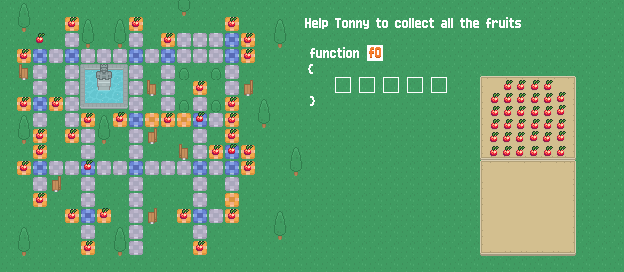

Rendered tile map (Tiled .tmx) drawn with the repository's tilesets; below, a short description and the map source with its tile grids summarised:
An orthogonal 39x17 tile map with 16x16 px tiles, 77 tile layers (info, background, background2, path, ...), 4 tilesets and 114 objects (answer1, answer2, answer3, answer4, answer5, ...).

<map version="1.2" tiledversion="2020.01.22" orientation="orthogonal" renderorder="right-down" compressionlevel="-1" width="39" height="17" tilewidth="16" tileheight="16" infinite="0" nextlayerid="114" nextobjectid="187">
 <editorsettings>
  <export target="9.lua" format="lua" />
 </editorsettings>
 <tileset firstgid="1" name="UIpackSheet_transparent" tilewidth="16" tileheight="16" spacing="2" tilecount="990" columns="30">
  <image source="../tileset/Tilemap/UIpackSheet_transparent.png" width="538" height="592" />
 </tileset>
 <tileset firstgid="991" name="roguelikeCity" tilewidth="16" tileheight="16" spacing="1" tilecount="1036" columns="37">
  <image source="../tileset/Tilemap/roguelikeCity.png" width="628" height="475" />
 </tileset>
 <tileset firstgid="2027" name="functionsTextTiles" tilewidth="16" tileheight="16" tilecount="900" columns="30">
  <image source="../graphics/functionsTextTiles.png" width="480" height="480" />
 </tileset>
 <tileset firstgid="2927" name="test" tilewidth="16" tileheight="16" tilecount="486" columns="27">
  <image source="../tileset/Tilemap/test.png" width="432" height="288" />
 </tileset>
 <layer id="14" name="info" width="39" height="17">
  <properties>
   <property name="F0" type="int" value="5" />
   <property name="F1" type="int" value="0" />
   <property name="blueTile" type="bool" value="true" />
   <property name="door" type="bool" value="false" />
   <property name="face" value="up" />
   <property name="fruit" type="bool" value="true" />
   <property name="fruitsTotal" type="int" value="34" />
   <property name="grass" type="bool" value="true" />
   <property name="greyTile" type="bool" value="false" />
   <property name="numFunc" type="int" value="1" />
   <property name="totalSize" type="int" value="5" />
   <property name="yellowTile" type="bool" value="true" />
  </properties>
  <data>[663 cells, 663 non-empty, 2 distinct tile ids]</data>
 </layer>
 <layer id="1" name="background" width="39" height="17">
  <data>[663 cells, 663 non-empty, 2 distinct tile ids]</data>
 </layer>
 <layer id="38" name="background2" width="39" height="17">
  <data>[663 cells, 643 non-empty, 12 distinct tile ids]</data>
 </layer>
 <layer id="40" name="path" width="39" height="17">
  <data>[663 cells, 109 non-empty, 3 distinct tile ids]</data>
 </layer>
 <layer id="39" name="parkDetails" width="39" height="17">
  <data>[663 cells, 215 non-empty, 5 distinct tile ids]</data>
 </layer>
 <layer id="36" name="buttonsSecondRow" width="39" height="17">
  <properties>
   <property name="blue" value="blueTile" />
   <property name="yellow" value="yellowTile" />
  </properties>
  <data>[663 cells, 0 non-empty, 0 distinct tile ids]</data>
 </layer>
 <layer id="37" name="buttonsThirdRow" width="39" height="17">
  <data>[663 cells, 0 non-empty, 0 distinct tile ids]</data>
 </layer>
 <layer id="12" name="text" width="39" height="17" offsetx="15.6667" offsety="-3">
  <data>[663 cells, 28 non-empty, 24 distinct tile ids]</data>
 </layer>
 <layer id="22" name="fruit1" width="39" height="17" offsetx="0.363636" offsety="-3">
  <data>[663 cells, 1 non-empty, 1 distinct tile ids]</data>
 </layer>
 <layer id="23" name="fruit2" width="39" height="17" offsetx="0.363636" offsety="-3">
  <data>[663 cells, 1 non-empty, 1 distinct tile ids]</data>
 </layer>
 <layer id="24" name="fruit3" width="39" height="17" offsetx="0.363636" offsety="-3">
  <data>[663 cells, 1 non-empty, 1 distinct tile ids]</data>
 </layer>
 <layer id="25" name="fruit4" width="39" height="17" offsetx="0.363636" offsety="-3">
  <data>[663 cells, 1 non-empty, 1 distinct tile ids]</data>
 </layer>
 <layer id="26" name="fruit5" width="39" height="17" offsetx="0.363636" offsety="-3">
  <data>[663 cells, 1 non-empty, 1 distinct tile ids]</data>
 </layer>
 <layer id="113" name="fruit6" width="39" height="17" offsetx="0.818182" offsety="-2.90909">
  <data>[663 cells, 1 non-empty, 1 distinct tile ids]</data>
 </layer>
 <layer id="112" name="fruit7" width="39" height="17" offsetx="0.818182" offsety="-2.90909">
  <data>[663 cells, 1 non-empty, 1 distinct tile ids]</data>
 </layer>
 <layer id="111" name="fruit8" width="39" height="17" offsetx="0.818182" offsety="-2.90909">
  <data>[663 cells, 1 non-empty, 1 distinct tile ids]</data>
 </layer>
 <layer id="110" name="fruit9" width="39" height="17" offsetx="0.818182" offsety="-2.90909">
  <data>[663 cells, 1 non-empty, 1 distinct tile ids]</data>
 </layer>
 <layer id="109" name="fruit10" width="39" height="17" offsetx="0.818182" offsety="-2.90909">
  <data>[663 cells, 1 non-empty, 1 distinct tile ids]</data>
 </layer>
 <layer id="108" name="fruit11" width="39" height="17" offsetx="0.818182" offsety="-2.90909">
  <data>[663 cells, 1 non-empty, 1 distinct tile ids]</data>
 </layer>
 <layer id="107" name="fruit12" width="39" height="17" offsetx="0.818182" offsety="-2.90909">
  <data>[663 cells, 1 non-empty, 1 distinct tile ids]</data>
 </layer>
 <layer id="106" name="fruit13" width="39" height="17" offsetx="0.818182" offsety="-2.90909">
  <data>[663 cells, 1 non-empty, 1 distinct tile ids]</data>
 </layer>
 <layer id="105" name="fruit14" width="39" height="17" offsetx="0.818182" offsety="-2.90909">
  <data>[663 cells, 1 non-empty, 1 distinct tile ids]</data>
 </layer>
 <layer id="104" name="fruit15" width="39" height="17" offsetx="0.818182" offsety="-2.90909">
  <data>[663 cells, 1 non-empty, 1 distinct tile ids]</data>
 </layer>
 <layer id="103" name="fruit16" width="39" height="17" offsetx="0.818182" offsety="-2.90909">
  <data>[663 cells, 1 non-empty, 1 distinct tile ids]</data>
 </layer>
 <layer id="102" name="fruit17" width="39" height="17" offsetx="0.818182" offsety="-2.90909">
  <data>[663 cells, 1 non-empty, 1 distinct tile ids]</data>
 </layer>
 <layer id="101" name="fruit18" width="39" height="17" offsetx="0.818182" offsety="-2.90909">
  <data>[663 cells, 1 non-empty, 1 distinct tile ids]</data>
 </layer>
 <layer id="100" name="fruit19" width="39" height="17" offsetx="0.818182" offsety="-2.90909">
  <data>[663 cells, 1 non-empty, 1 distinct tile ids]</data>
 </layer>
 <layer id="99" name="fruit20" width="39" height="17" offsetx="0.818182" offsety="-2.90909">
  <data>[663 cells, 1 non-empty, 1 distinct tile ids]</data>
 </layer>
 <layer id="98" name="fruit21" width="39" height="17" offsetx="0.818182" offsety="-2.90909">
  <data>[663 cells, 1 non-empty, 1 distinct tile ids]</data>
 </layer>
 <layer id="97" name="fruit22" width="39" height="17" offsetx="0.818182" offsety="-2.90909">
  <data>[663 cells, 1 non-empty, 1 distinct tile ids]</data>
 </layer>
 <layer id="96" name="fruit23" width="39" height="17" offsetx="0.818182" offsety="-2.90909">
  <data>[663 cells, 1 non-empty, 1 distinct tile ids]</data>
 </layer>
 <layer id="95" name="fruit24" width="39" height="17" offsetx="0.818182" offsety="-2.90909">
  <data>[663 cells, 1 non-empty, 1 distinct tile ids]</data>
 </layer>
 <layer id="94" name="fruit25" width="39" height="17" offsetx="0.818182" offsety="-2.90909">
  <data>[663 cells, 1 non-empty, 1 distinct tile ids]</data>
 </layer>
 <layer id="93" name="fruit26" width="39" height="17" offsetx="0.818182" offsety="-2.90909">
  <data>[663 cells, 1 non-empty, 1 distinct tile ids]</data>
 </layer>
 <layer id="92" name="fruit27" width="39" height="17" offsetx="0.818182" offsety="-2.90909">
  <data>[663 cells, 1 non-empty, 1 distinct tile ids]</data>
 </layer>
 <layer id="91" name="fruit28" width="39" height="17" offsetx="0.818182" offsety="-2.90909">
  <data>[663 cells, 1 non-empty, 1 distinct tile ids]</data>
 </layer>
 <layer id="90" name="fruit29" width="39" height="17" offsetx="0.818182" offsety="-2.90909">
  <data>[663 cells, 1 non-empty, 1 distinct tile ids]</data>
 </layer>
 <layer id="89" name="fruit30" width="39" height="17" offsetx="0.818182" offsety="-2.90909">
  <data>[663 cells, 1 non-empty, 1 distinct tile ids]</data>
 </layer>
 <layer id="88" name="fruit31" width="39" height="17" offsetx="0.818182" offsety="-2.90909">
  <data>[663 cells, 1 non-empty, 1 distinct tile ids]</data>
 </layer>
 <layer id="87" name="fruit32" width="39" height="17" offsetx="0.818182" offsety="-2.90909">
  <data>[663 cells, 2 non-empty, 2 distinct tile ids]</data>
 </layer>
 <layer id="86" name="fruit33" width="39" height="17" offsetx="0.818182" offsety="-2.90909">
  <data>[663 cells, 1 non-empty, 1 distinct tile ids]</data>
 </layer>
 <layer id="85" name="fruit34" width="39" height="17" offsetx="0.818182" offsety="-2.90909">
  <data>[663 cells, 1 non-empty, 1 distinct tile ids]</data>
 </layer>
 <layer id="2" name="buttons" width="39" height="17">
  <data>[663 cells, 73 non-empty, 49 distinct tile ids]</data>
 </layer>
 <objectgroup id="32" name="answer" visible="0">
  <properties>
   <property name="numObejcts" type="int" value="6" />
  </properties>
  <object id="19" name="answer1" x="335.589" y="76.8859" width="16" height="16" />
  <object id="20" name="answer2" x="359.435" y="76.85" width="16" height="16" />
  <object id="21" name="answer3" x="383.464" y="76.8583" width="16" height="16" />
  <object id="26" name="answer4" x="406.601" y="76.3182" width="16" height="16" />
  <object id="27" name="answer5" x="431.523" y="75.5362" width="16" height="16" />
 </objectgroup>
 <objectgroup id="33" name="grass" visible="0">
  <properties>
   <property name="numObjects" type="int" value="23" />
  </properties>
  <object id="32" name="grass2" x="-27.4167" y="179.341" width="56.6667" height="54.2423" />
  <object id="33" name="grass3" x="260.163" y="0.03125" width="125.917" height="272" />
  <object id="157" name="grass1" x="-0.5" y="-14.5" width="282.5" height="28" />
  <object id="159" name="grass4" x="-22" y="-33.5" width="33" height="324.5" />
  <object id="160" name="grass5" x="-19" y="258" width="296.5" height="52.5" />
  <object id="163" name="grass6" x="153" y="184.5" width="28.5" height="14.5" />
  <object id="165" name="grass7" x="150.5" y="205.5" width="18" height="63.5" />
  <object id="167" name="grass8" x="158" y="233" width="24" height="31.5" />
  <object id="168" name="grass9" x="90.5" y="71.5" width="25" height="28" />
  <object id="169" name="grass10" x="90.5" y="8" width="24" height="34" />
  <object id="171" name="grass11" x="4.5" y="11" width="49.5" height="13.5" />
  <object id="173" name="grass12" x="-2.5" y="117" width="26" height="38" />
  <object id="174" name="grass13" x="8.5" y="69.5" width="16.5" height="15.5" />
  <object id="175" name="grass14" x="56.5" y="182.5" width="13" height="16" />
  <object id="176" name="grass15" x="21" y="216" width="35.5" height="45.5" />
  <object id="177" name="grass16" x="157.5" y="138.5" width="23.5" height="15" />
  <object id="178" name="grass17" x="106" y="137.5" width="14" height="17" />
  <object id="179" name="grass18" x="51.5" y="69.5" width="6.5" height="19.5" />
  <object id="181" name="grass19" x="106.5" y="183.5" width="13" height="19.5" />
  <object id="182" name="grass20" x="100.5" y="230" width="24.5" height="34" />
  <object id="183" name="grass21" x="146.5" y="5.5" width="71" height="22" />
  <object id="184" name="grass22" x="244" y="69" width="48.5" height="69" />
  <object id="186" name="grass23" x="215" y="230.5" width="66.5" height="52" />
 </objectgroup>
 <objectgroup id="15" name="yellowTile" visible="0">
  <properties>
   <property name="numObjects" type="int" value="34" />
  </properties>
  <object id="1" name="yellowTile1" x="23.0961" y="162.108" width="0.363636" height="0.357955" />
  <object id="2" name="yellowTile2" x="21.283" y="97.6546" width="0.375" height="0.375" />
  <object id="39" name="yellowTile3" x="18.7292" y="49.8343" width="0.363636" height="0.357955" />
  <object id="40" name="yellowTile4" x="39.4015" y="206.399" width="0.363636" height="0.357955" />
  <object id="41" name="yellowTile5" x="45.3655" y="145.63" width="0.363636" height="0.357955" />
  <object id="42" name="yellowTile6" x="45.7917" y="130.043" width="0.363636" height="0.357955" />
  <object id="43" name="yellowTile7" x="40.483" y="33.5294" width="0.363636" height="0.357955" />
  <object id="45" name="yellowTile8" x="61.697" y="97.5937" width="0.363636" height="0.357955" />
  <object id="53" name="yellowTile9" x="70.6655" y="209.676" width="0.363636" height="0.357955" />
  <object id="54" name="yellowTile10" x="86.9709" y="253.967" width="0.363636" height="0.357955" />
  <object id="55" name="yellowTile11" x="109.068" y="210.446" width="0.363636" height="0.357955" />
  <object id="56" name="yellowTile12" x="72.7273" y="132.73" width="0.363636" height="0.357955" />
  <object id="57" name="yellowTile13" x="94.3636" y="118.003" width="0.363636" height="0.357955" />
  <object id="58" name="yellowTile14" x="71.8182" y="18.821" width="0.363636" height="0.357955" />
  <object id="59" name="yellowTile15" x="136.061" y="18.6089" width="0.363636" height="0.357955" />
  <object id="60" name="yellowTile16" x="118.216" y="114.807" width="0.363636" height="0.357955" />
  <object id="61" name="yellowTile17" x="152.545" y="113.639" width="0.363636" height="0.357955" />
  <object id="62" name="yellowTile18" x="167.892" y="114.983" width="0.363636" height="0.357955" />
  <object id="63" name="yellowTile19" x="184.182" y="114.185" width="0.363636" height="0.357955" />
  <object id="64" name="yellowTile20" x="168" y="34.7301" width="0.363636" height="0.357955" />
  <object id="66" name="yellowTile21" x="199.455" y="84.7301" width="0.363636" height="0.357955" />
  <object id="67" name="yellowTile22" x="177.402" y="214.738" width="0.363636" height="0.357955" />
  <object id="68" name="yellowTile23" x="199.561" y="253.745" width="0.363636" height="0.357955" />
  <object id="69" name="yellowTile24" x="231.568" y="221.321" width="0.363636" height="0.357955" />
  <object id="70" name="yellowTile25" x="237.619" y="194.866" width="0.363636" height="0.357955" />
  </objectgroup>
 <objectgroup id="35" name="player" visible="0">
  <!-- 1 objects omitted --></objectgroup>
 <objectgroup id="16" name="blueTile" visible="0">
  <properties>
   <property name="numObjects" type="int" value="17" />
  </properties>
  <!-- 17 objects omitted --></objectgroup>
 <objectgroup id="21" name="fruit" visible="0">
  <properties>
   <property name="numObjects" type="int" value="34" />
  </properties>
  <!-- 34 objects omitted --></objectgroup>
 <layer id="27" name="apple1" width="39" height="17" offsetx="6.3144" offsety="-1.83712">
  <data>[663 cells, 1 non-empty, 1 distinct tile ids]</data>
 </layer>
 <layer id="28" name="apple2" width="39" height="17" offsetx="3.5644" offsety="-1.71212">
  <data>[663 cells, 1 non-empty, 1 distinct tile ids]</data>
 </layer>
 <layer id="29" name="apple3" width="39" height="17" offsetx="0.689397" offsety="-1.71212">
  <data>[663 cells, 1 non-empty, 1 distinct tile ids]</data>
 </layer>
 <layer id="30" name="apple4" width="39" height="17" offsetx="-2.0606" offsety="-1.83712">
  <data>[663 cells, 1 non-empty, 1 distinct tile ids]</data>
 </layer>
 <layer id="31" name="apple5" width="39" height="17" offsetx="-4.8106" offsety="-1.83712">
  <data>[663 cells, 1 non-empty, 1 distinct tile ids]</data>
 </layer>
 <layer id="41" name="apple6" width="39" height="17" offsetx="-23.6818" offsety="-1.84091">
  <data>[663 cells, 1 non-empty, 1 distinct tile ids]</data>
 </layer>
 <layer id="56" name="apple7" width="39" height="17" offsetx="6.86364" offsety="1.11364">
  <data>[663 cells, 1 non-empty, 1 distinct tile ids]</data>
 </layer>
 <layer id="57" name="apple8" width="39" height="17" offsetx="3.36364" offsety="1.36364">
  <data>[663 cells, 1 non-empty, 1 distinct tile ids]</data>
 </layer>
 <layer id="58" name="apple9" width="39" height="17" offsetx="0.613636" offsety="1.23864">
  <data>[663 cells, 1 non-empty, 1 distinct tile ids]</data>
 </layer>
 <layer id="59" name="apple10" width="39" height="17" offsetx="-2.63636" offsety="0.988636">
  <data>[663 cells, 1 non-empty, 1 distinct tile ids]</data>
 </layer>
 <layer id="60" name="apple11" width="39" height="17" offsetx="-5.26136" offsety="1.11364">
  <data>[663 cells, 1 non-empty, 1 distinct tile ids]</data>
 </layer>
 <layer id="61" name="apple12" width="39" height="17" offsetx="-7.76136" offsety="0.988636">
  <data>[663 cells, 1 non-empty, 1 distinct tile ids]</data>
 </layer>
 <layer id="62" name="apple13" width="39" height="17" offsetx="7.36364" offsety="4.11364">
  <data>[663 cells, 1 non-empty, 1 distinct tile ids]</data>
 </layer>
 <layer id="63" name="apple14" width="39" height="17" offsetx="4.31818" offsety="4.38636">
  <data>[663 cells, 1 non-empty, 1 distinct tile ids]</data>
 </layer>
 <layer id="64" name="apple15" width="39" height="17" offsetx="1.24432" offsety="4.17614">
  <data>[663 cells, 1 non-empty, 1 distinct tile ids]</data>
 </layer>
 <layer id="65" name="apple16" width="39" height="17" offsetx="-1.68182" offsety="4.02273">
  <data>[663 cells, 1 non-empty, 1 distinct tile ids]</data>
 </layer>
 <layer id="66" name="apple17" width="39" height="17" offsetx="-4.77273" offsety="4.20455">
  <data>[663 cells, 1 non-empty, 1 distinct tile ids]</data>
 </layer>
 <layer id="67" name="apple18" width="39" height="17" offsetx="-7.77273" offsety="4.02273">
  <data>[663 cells, 1 non-empty, 1 distinct tile ids]</data>
 </layer>
 <layer id="68" name="apple19" width="39" height="17" offsetx="7.18182" offsety="7.36364">
  <data>[663 cells, 1 non-empty, 1 distinct tile ids]</data>
 </layer>
 <layer id="69" name="apple20" width="39" height="17" offsetx="4.31818" offsety="7.38636">
  <data>[663 cells, 1 non-empty, 1 distinct tile ids]</data>
 </layer>
 <layer id="70" name="apple21" width="39" height="17" offsetx="1.42614" offsety="7.26705">
  <data>[663 cells, 1 non-empty, 1 distinct tile ids]</data>
 </layer>
 <layer id="71" name="apple22" width="39" height="17" offsetx="-1.59091" offsety="7.05682">
  <data>[663 cells, 1 non-empty, 1 distinct tile ids]</data>
 </layer>
 <layer id="72" name="apple23" width="39" height="17" offsetx="-4.76136" offsety="7.11364">
  <data>[663 cells, 1 non-empty, 1 distinct tile ids]</data>
 </layer>
 <layer id="73" name="apple24" width="39" height="17" offsetx="-7.76136" offsety="6.98864">
  <data>[663 cells, 1 non-empty, 1 distinct tile ids]</data>
 </layer>
 <layer id="74" name="apple25" width="39" height="17" offsetx="7.36364" offsety="10.2386">
  <data>[663 cells, 1 non-empty, 1 distinct tile ids]</data>
 </layer>
 <layer id="75" name="apple26" width="39" height="17" offsetx="4.28409" offsety="10.3295">
  <data>[663 cells, 1 non-empty, 1 distinct tile ids]</data>
 </layer>
 <layer id="76" name="apple27" width="39" height="17" offsetx="1.30114" offsety="10.3011">
  <data>[663 cells, 1 non-empty, 1 distinct tile ids]</data>
 </layer>
 <layer id="77" name="apple28" width="39" height="17" offsetx="-1.71591" offsety="10.0568">
  <data>[663 cells, 1 non-empty, 1 distinct tile ids]</data>
 </layer>
 <layer id="78" name="apple29" width="39" height="17" offsetx="-4.76136" offsety="10.2386">
  <data>[663 cells, 1 non-empty, 1 distinct tile ids]</data>
 </layer>
 <layer id="79" name="apple30" width="39" height="17" offsetx="-7.76136" offsety="9.98864">
  <data>[663 cells, 1 non-empty, 1 distinct tile ids]</data>
 </layer>
 <layer id="80" name="apple31" width="39" height="17" offsetx="4.23864" offsety="13.3636">
  <data>[663 cells, 1 non-empty, 1 distinct tile ids]</data>
 </layer>
 <layer id="81" name="apple32" width="39" height="17" offsetx="1.28409" offsety="13.3295">
  <data>[663 cells, 1 non-empty, 1 distinct tile ids]</data>
 </layer>
 <layer id="83" name="apple33" width="39" height="17" offsetx="-1.69886" offsety="13.3011">
  <data>[663 cells, 1 non-empty, 1 distinct tile ids]</data>
 </layer>
 <layer id="84" name="apple34" width="39" height="17" offsetx="-4.59091" offsety="13.3523">
  <data>[663 cells, 1 non-empty, 1 distinct tile ids]</data>
 </layer>
</map>
<!-- 61 of 114 objects omitted -->
